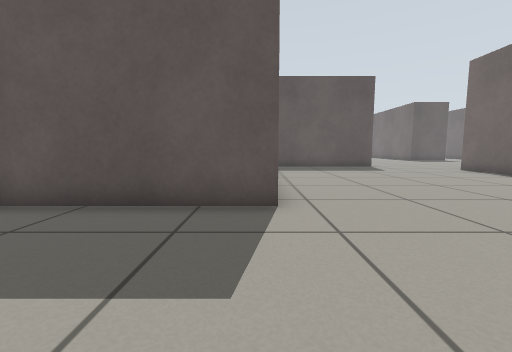
View 1 (above)

18 first-person views from a walk through a robot-simulator world made for Gazebo. The camera is 0.5 m above the floor, tilts 6° down and sees 90° across. The floor is counted in squares, 0.5 m on a side. Each view is taken from the middle of a square. On the plan, view 1 faces up. The plan holds only what a view shows up to about 11 squares ahead; the rest is blank.

View 2
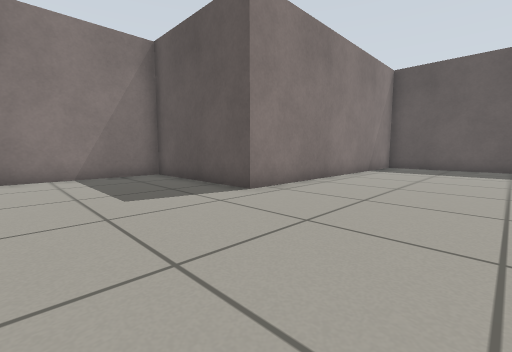

View 3
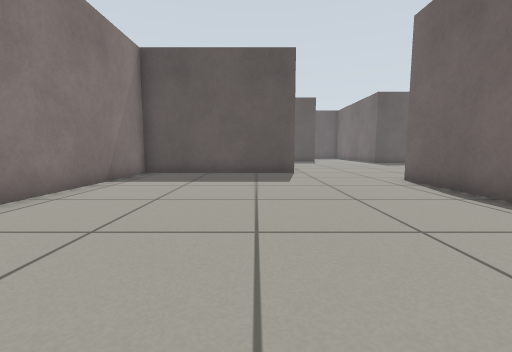

View 4
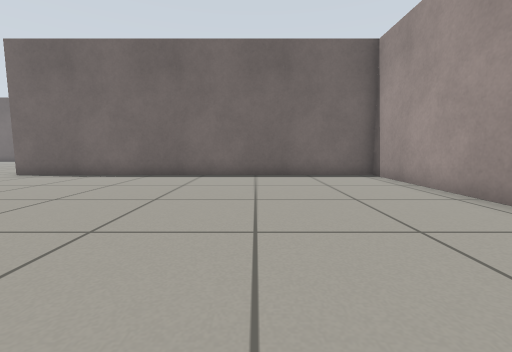

View 5
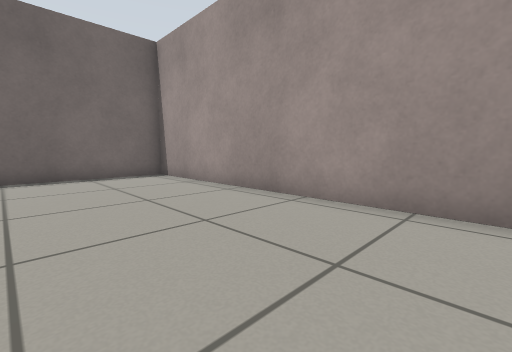

View 6
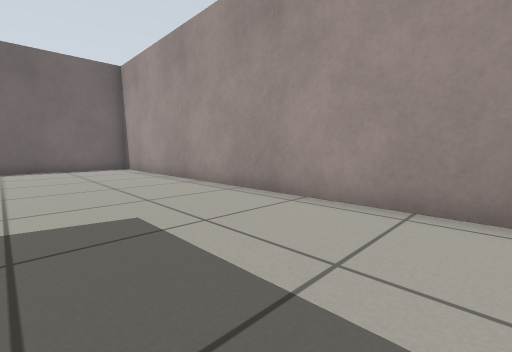

View 7
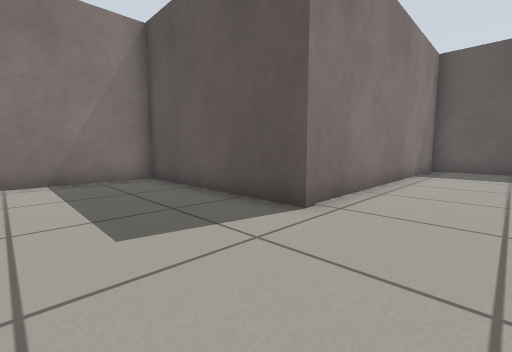

View 8
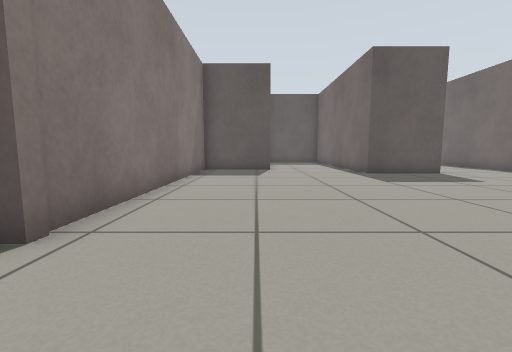

View 9
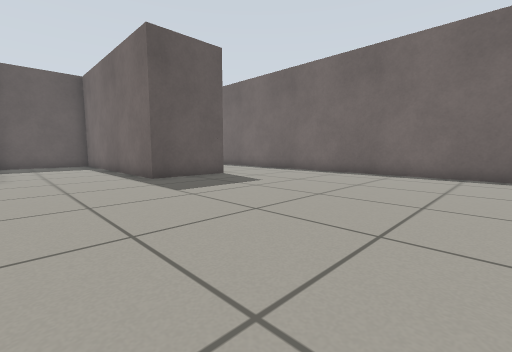

View 10
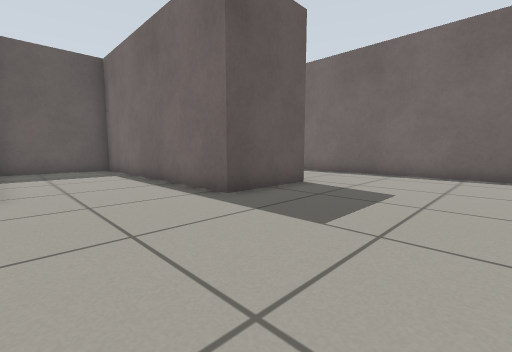

View 11
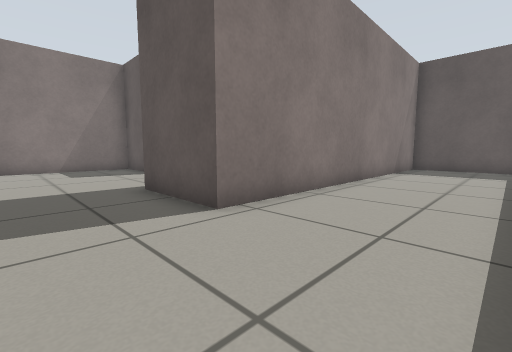

View 12
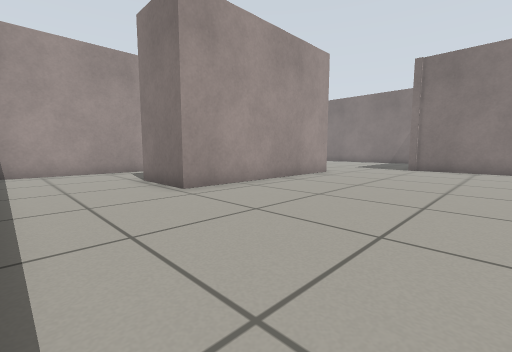

View 13
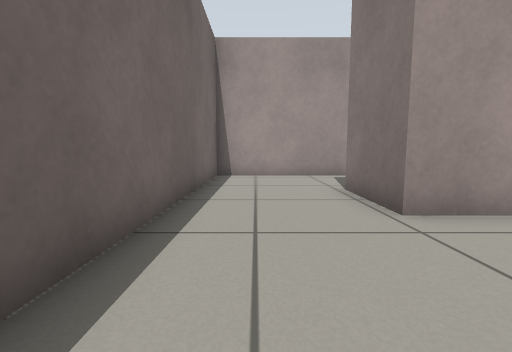

View 14
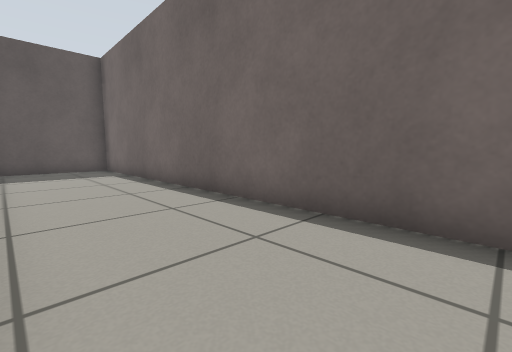

View 15
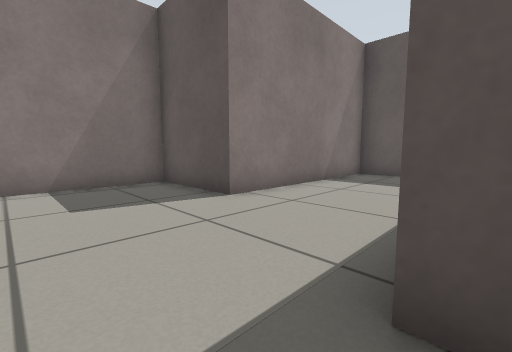

View 16
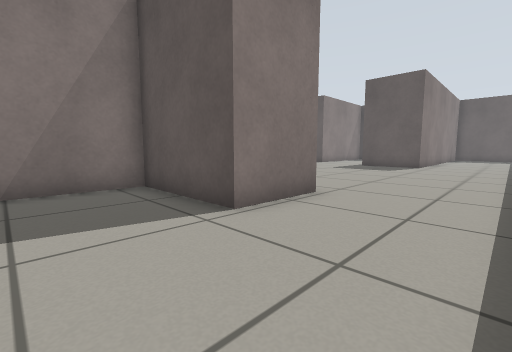

View 17
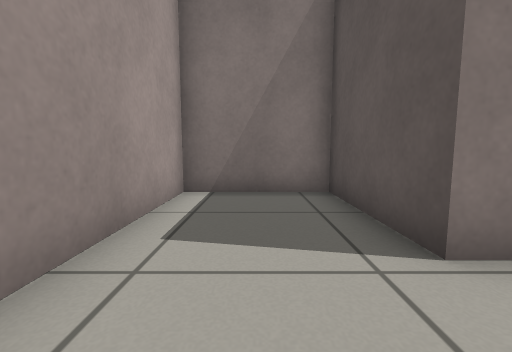

View 18
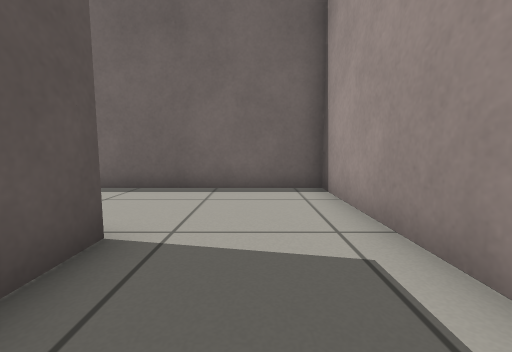

### Floor plan
Ten units are one square. View 1 is at (0, 0); x grows to the right and y downward. Boxes are objects, and circles mark ways between rooms. Rooms are numbered by the first view taken in them; rooms with no view inside come last. Other rooms are left out.
<svg viewBox="-53 -347 263 367">
<path fill="none" stroke="#000" d="M65 -146 4 -146 4 -44 -48 -44 -48 1M-41 15 98 15 98 -122M98 -122 168 -122 168 -97 131 -97 131 -63 205 -63 205 -335M129 -312 97 -312 97 -245 65 -245 65 -146M166 -326 166 -225 136 -225 136 -304M201 -342 169 -342"/>
<circle cx="85" cy="-138" r="3" fill="#2a7"/>
<text x="40" y="-60">1</text>
<text x="150" y="-200">2</text>
</svg>
Room 1 opens to room 2.

Where each view was taken, in squares from view 1:
view 1: 0 up, 0 right, facing up
view 2: 0 up, 5 right, facing up-left
view 3: 4 up, 5 right, facing up
view 4: 3 up, 0 right, facing right
view 5: 3 up, 0 right, facing down-right
view 6: 3 up, 4 left, facing down-right
view 7: 11 up, 9 right, facing up-left
view 8: 12 up, 9 right, facing up
view 9: 14 up, 10 right, facing up-right
view 10: 18 up, 10 right, facing up-right
view 11: 20 up, 20 right, facing up-left
view 12: 18 up, 20 right, facing down-left
view 13: 16 up, 19 right, facing down
view 14: 21 up, 17 right, facing up-right
view 15: 21 up, 14 right, facing up-left
view 16: 7 up, 20 right, facing up-left
view 17: 8 up, 19 right, facing left
view 18: 8 up, 14 right, facing right
